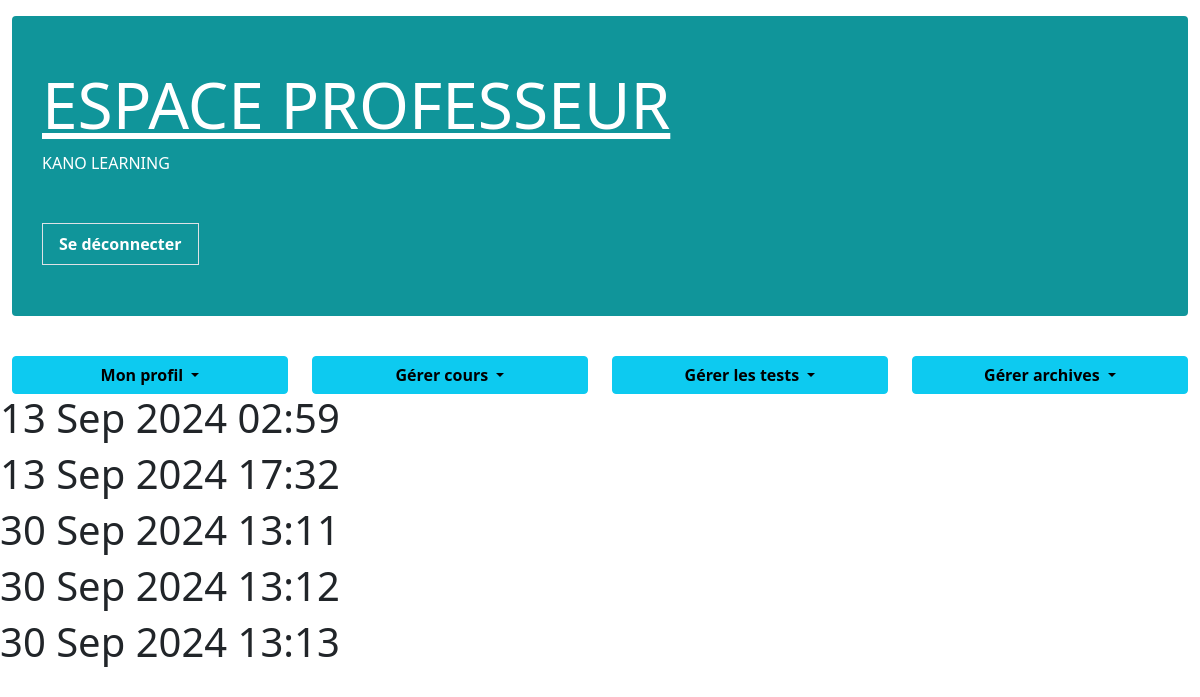
The page /index_prof/ (signed in) on the database its author committed.
### home/models.py (models this page shows, shortened)
class Cours(models.Model):
    titre = models.CharField(max_length=255)
    profil_cours = models.ImageField(upload_to='image', null=True, blank=True)
    intoduction = models.TextField(null=True, blank=True)
    resume = models.TextField(null=True, blank=True)
    document = models.FileField(upload_to='documents/', null=True, blank=True)
    choix_matiere = models.ForeignKey ('Matiere', on_delete=models.CASCADE)
    choix_classe = models.ForeignKey ('Classe', on_delete=models.CASCADE)
    Date_creation = models.DateTimeField(auto_now_add=True)  # Date et heure de création
    Date_modif = models.DateTimeField(auto_now=True)  # Date et heure de mise à jour
    temps_etudes = models.IntegerField()

### home/views.py (the view)
# urls.py: path('index_prof/', views.index_prof,name="index_prof" ),
@login_required(login_url='/index_prof/')
def index_prof(request):
    cours = Cours.objects.all()
    context = {"cour": cours}
    return render(request, "home/professeur/index.html", context)

### home/templates/home/professeur/index.html
{% extends 'home/professeur/prof_base.html' %}
{% block content %}
  {% load static %}
  {% for cours in cour %}
    <h1>{{ cours.Date_creation|date:'d M Y H:i' }}</h1>
  {% endfor %}
{% endblock %}

### rows shown on the page
Cours: Date_creation "13 Sep 2024 02:59"
Cours: Date_creation "13 Sep 2024 17:32"
Cours: Date_creation "30 Sep 2024 13:11"
Cours: Date_creation "30 Sep 2024 13:12"
Cours: Date_creation "30 Sep 2024 13:13"
